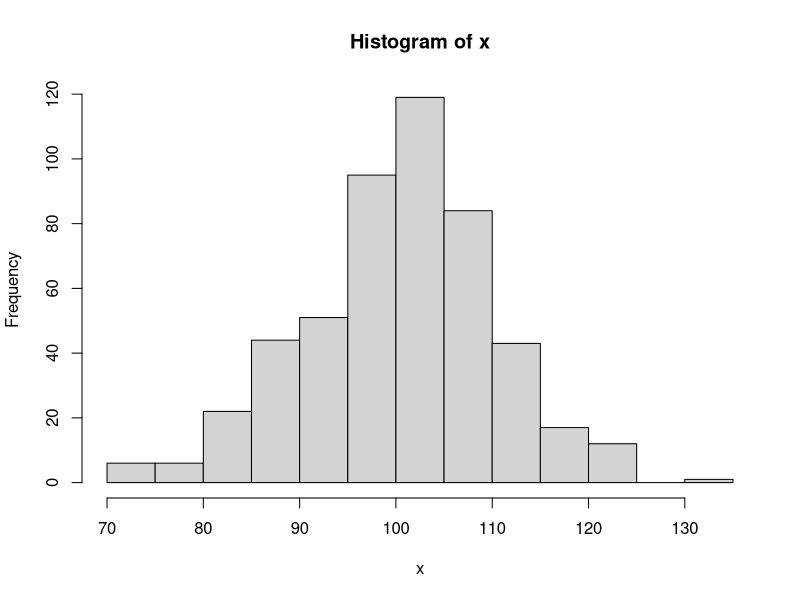
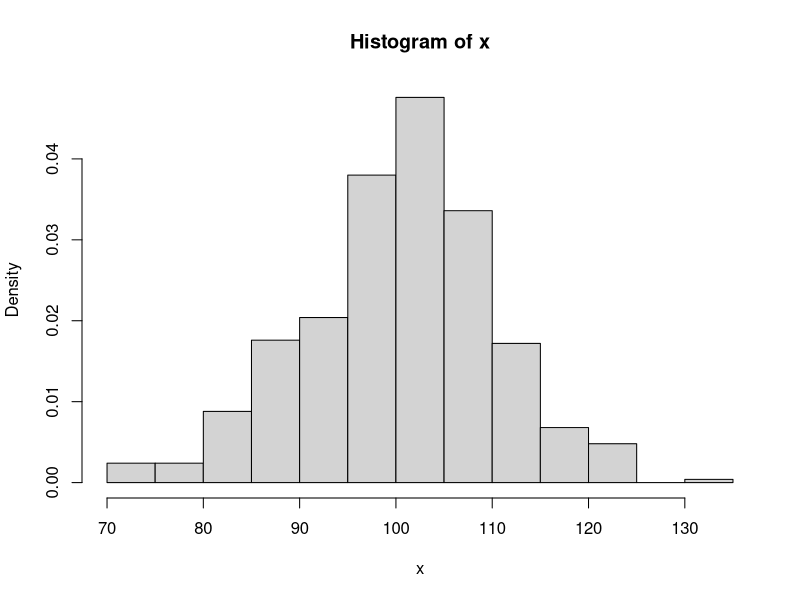
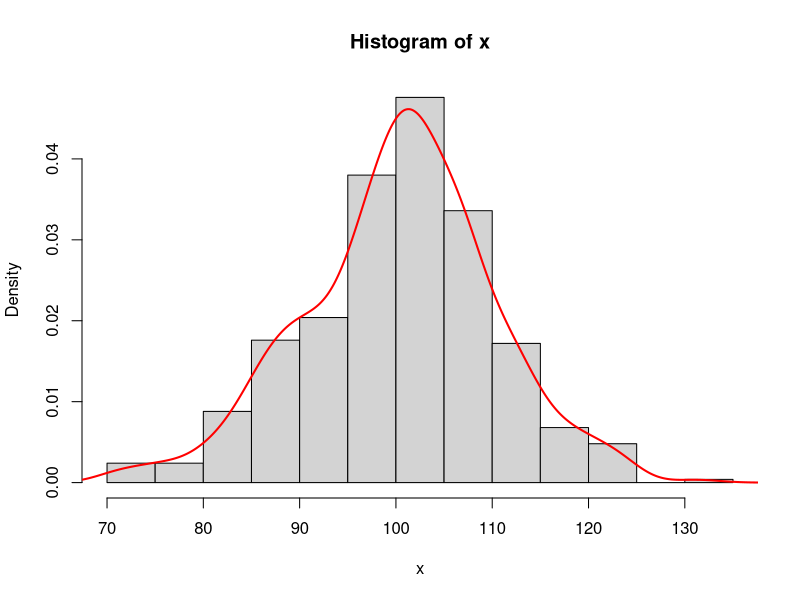
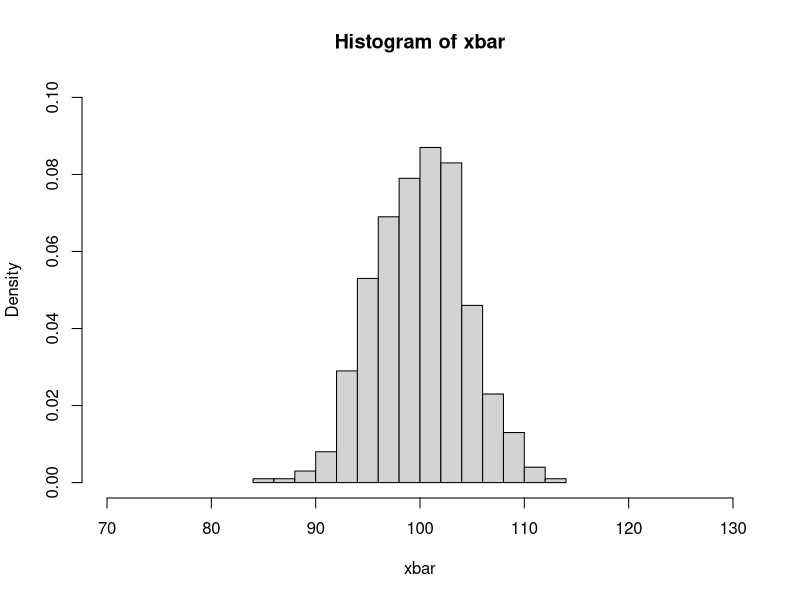
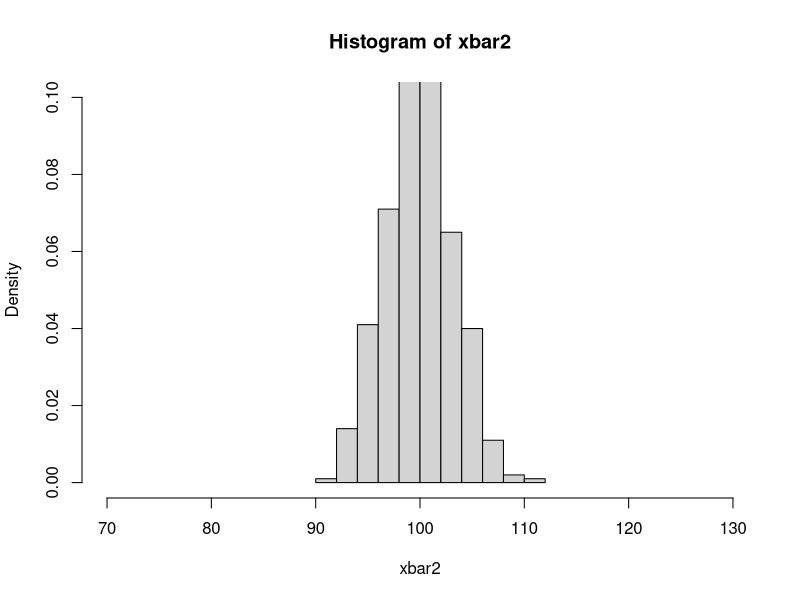
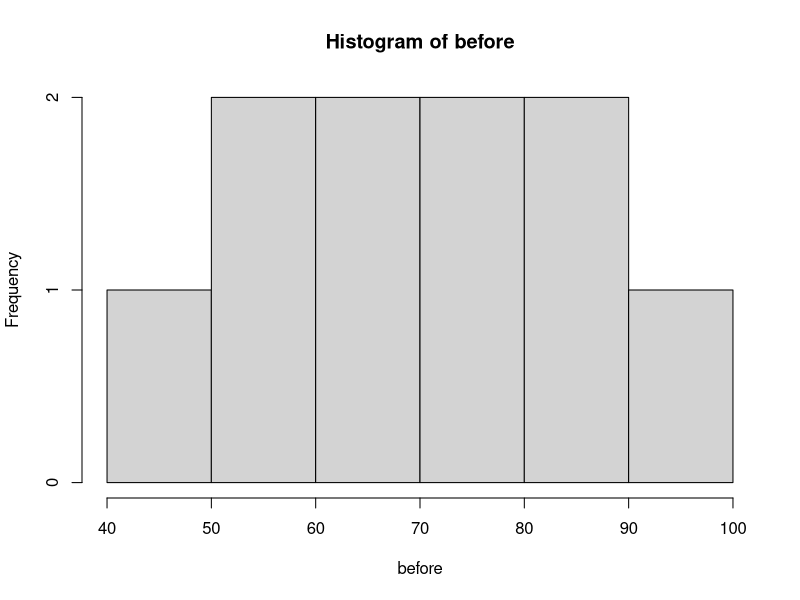
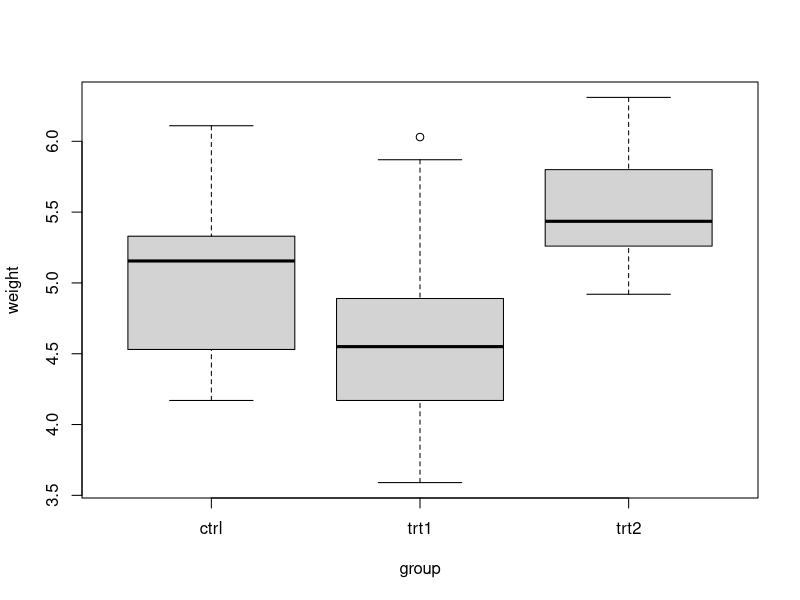

These charts were generated, in order, by the following R code:

x=rnorm(500,mean=100,sd=10)
#every time u take new sample you will get similar plots
hist(x)
hist(x, prob=T)  #
hist(x, freq=F)  #same
lines(density(x), col='red', lwd=2)

#drawing samples from above distribution
#Each time we draw a sample of size n = 5 from the normal distribution having mean μ = 100 and standard deviation σ = 10, we need someplace to store the mean of the sample. Because we intend to collect the means of 500 samples, we initialize a vector xbar to initially contain 500 zeros
(xbar=rep(0,500))
mu=100; sigma=10 ; n=5

mean(rnorm(n,mean=mu,sd=sigma))  #put this in a loop
for (i in 1:500) { xbar[i]=mean(rnorm(n,mean=mu,sd=sigma)) }
xbar
hist(xbar,prob=TRUE,breaks=12,xlim=c(70,130),ylim=c(0,0.1))
mean(xbar)
#distribution of 500 sample means, each of which was found by selecting n = 5 numbers from the normal distribution with mean μ = 100 and standard deviation σ = 10, then computing their mean (average)
#increasing the sample size
(xbar2=rep(0,500)) ; n=10
for (i in 1:500) { xbar2[i]=mean(rnorm(n,mean=mu,sd=sigma)) }
hist(xbar2,prob=TRUE,breaks=12,xlim=c(70,130),ylim=c(0,0.1))
mean(xbar2)

#Key Idea: When we select samples from a normal distribution, then the distribution of sample means is also "normal" in shape.
#Key Idea: The mean of the distribution of sample means appears to be the same as the mean of the "parent population" from which we selected our samples.


#Confidence Interval -----
#In statistics, a confidence interval (CI) is a type of interval estimate, computed from the statistics of the observed data, that might contain the true value of an unknown population parameter.
#Point_Estimate +/- Confidence_Level * ((MarginOfError)/Sqrt(N))

#test before and after training
before = c(65, 78, 88, 55, 48, 95, 66, 57, 79, 81)
mean(before); length(before)# t-test becoz sample size < 30

after1=c(64, 52, 68, 75, 82, 66, 95, 83, 67, 76)

#1 sample t-test : assume mean= 82
#Ho: mean=82, Ha: mean!=82 : two tail test
t.test(x=before, y=NULL, mu=82, alternative = 'two.sided', conf.level = 0.95, paired=F)
hist(before)
qt(.975,df=9)  #if calc |tvalue| < table-t-value : Accept Ho 
?t.test
t.test(x=before, y=after1, mu=0, alternative = 'two.sided', conf.level = 0.95, paired=F)
#pvalue calc > 0.05: Accept Ho: No difference in means

#Conf Interval in LM
fit = lm(weight ~ height , data =women)
ndata = data.frame(height=c(55.5, 65.5))
predict(fit, newdata = ndata, interval = 'confidence')
confint(fit) # for coefficients 

#Hypothesis Testing----
#see my repository
#(https://github.com/dupadhyaya/rstatistics)

#ANOVA------
PlantGrowth
#weight of plants obtained under a control and two different treatment conditions
#http://www.sthda.com/english/wiki/one-way-anova-test-in-r
boxplot(weight ~ group, data=PlantGrowth)
res.aov <- aov(weight ~ group, data = PlantGrowth)
# Summary of the analysis
summary(res.aov)
#As the p-value is less than the significance level 0.05, we can conclude that there are significant differences between the groups highlighted with “*" in the model summary.
# to determine if the mean difference between specific pairs of group are statistically significant.
TukeyHSD(res.aov)
#It can be seen from the output, that only the difference between trt2 and trt1 is significant with an adjusted p-value of 0.012.

#Correlation/ Covariance-----
cov(women$height, women$weight)
cor(women$height, women$weight)